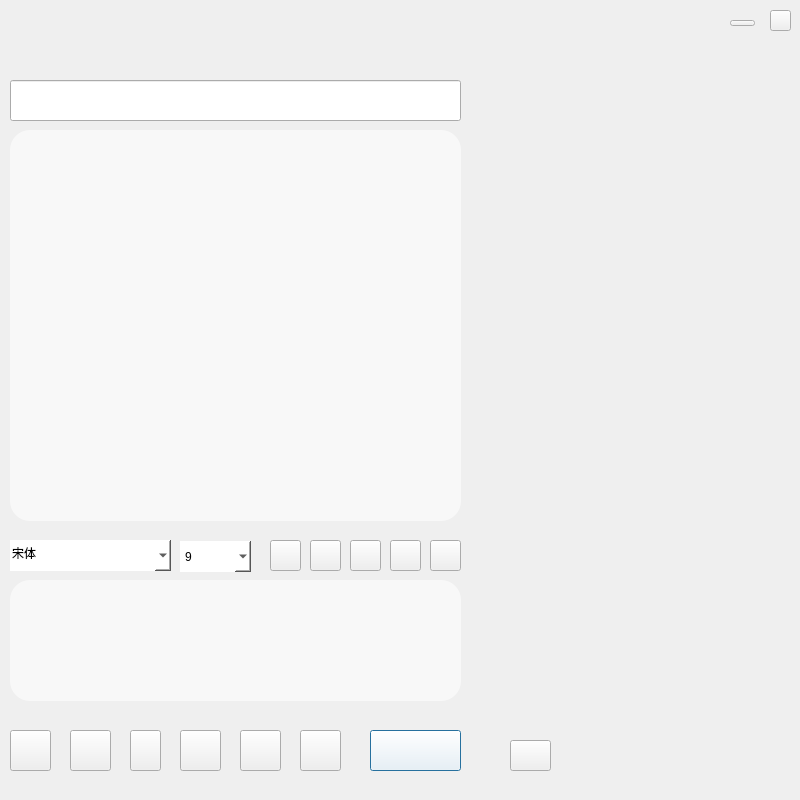
<?xml version="1.0" encoding="UTF-8"?>
<ui version="4.0">
 <class>chat</class>
 <widget class="QDialog" name="chat">
  <property name="geometry">
   <rect>
    <x>0</x>
    <y>0</y>
    <width>800</width>
    <height>800</height>
   </rect>
  </property>
  <property name="windowTitle">
   <string>Dialog</string>
  </property>
  <property name="windowIcon">
   <iconset resource="resource.qrc">
    <normaloff>:/chat/image/icon/icon_title1.png</normaloff>:/chat/image/icon/icon_title1.png</iconset>
  </property>
  <widget class="QFontComboBox" name="fontComboBox">
   <property name="geometry">
    <rect>
     <x>10</x>
     <y>540</y>
     <width>161</width>
     <height>31</height>
    </rect>
   </property>
   <property name="styleSheet">
    <string notr="true">background-color: rgb(255, 255, 255);
border-radius: 20px;</string>
   </property>
   <property name="currentText">
    <string>宋体</string>
   </property>
  </widget>
  <widget class="QComboBox" name="fontSizeComboBox">
   <property name="geometry">
    <rect>
     <x>180</x>
     <y>541</y>
     <width>71</width>
     <height>31</height>
    </rect>
   </property>
   <property name="font">
    <font>
     <pointsize>9</pointsize>
    </font>
   </property>
   <property name="styleSheet">
    <string notr="true">background-color: rgb(255, 255, 255);
border-radius: 20px;
</string>
   </property>
   <property name="currentText">
    <string>9</string>
   </property>
   <item>
    <property name="text">
     <string>9</string>
    </property>
   </item>
   <item>
    <property name="text">
     <string>10</string>
    </property>
   </item>
   <item>
    <property name="text">
     <string>11</string>
    </property>
   </item>
   <item>
    <property name="text">
     <string>12</string>
    </property>
   </item>
   <item>
    <property name="text">
     <string>13</string>
    </property>
   </item>
   <item>
    <property name="text">
     <string>14</string>
    </property>
   </item>
   <item>
    <property name="text">
     <string>15</string>
    </property>
   </item>
   <item>
    <property name="text">
     <string>16</string>
    </property>
   </item>
   <item>
    <property name="text">
     <string>17</string>
    </property>
   </item>
   <item>
    <property name="text">
     <string>18</string>
    </property>
   </item>
   <item>
    <property name="text">
     <string>19</string>
    </property>
   </item>
   <item>
    <property name="text">
     <string>20</string>
    </property>
   </item>
  </widget>
  <widget class="QToolButton" name="textcolor">
   <property name="geometry">
    <rect>
     <x>430</x>
     <y>540</y>
     <width>31</width>
     <height>31</height>
    </rect>
   </property>
   <property name="styleSheet">
    <string notr="true">border-image: url(:/chat/image/icon/icon_color.png);</string>
   </property>
   <property name="text">
    <string/>
   </property>
  </widget>
  <widget class="QPushButton" name="SendButton">
   <property name="geometry">
    <rect>
     <x>370</x>
     <y>730</y>
     <width>91</width>
     <height>41</height>
    </rect>
   </property>
   <property name="styleSheet">
    <string notr="true">background-color: rgb(255, 255, 255);</string>
   </property>
   <property name="text">
    <string/>
   </property>
  </widget>
  <widget class="QPushButton" name="imageButton">
   <property name="geometry">
    <rect>
     <x>240</x>
     <y>730</y>
     <width>41</width>
     <height>41</height>
    </rect>
   </property>
   <property name="styleSheet">
    <string notr="true">border-image: url(:/chat/image/icon/icon_pic.png);</string>
   </property>
   <property name="text">
    <string/>
   </property>
  </widget>
  <widget class="QToolButton" name="textbold">
   <property name="geometry">
    <rect>
     <x>270</x>
     <y>540</y>
     <width>31</width>
     <height>31</height>
    </rect>
   </property>
   <property name="styleSheet">
    <string notr="true">border-image: url(:/chat/image/icon/icon_bold.png);</string>
   </property>
   <property name="text">
    <string/>
   </property>
  </widget>
  <widget class="QToolButton" name="textitalic">
   <property name="geometry">
    <rect>
     <x>310</x>
     <y>540</y>
     <width>31</width>
     <height>31</height>
    </rect>
   </property>
   <property name="styleSheet">
    <string notr="true">border-image: url(:/chat/image/icon/icon_italic.png);</string>
   </property>
   <property name="text">
    <string/>
   </property>
  </widget>
  <widget class="QLabel" name="WatermelonChat">
   <property name="geometry">
    <rect>
     <x>10</x>
     <y>10</y>
     <width>431</width>
     <height>61</height>
    </rect>
   </property>
   <property name="styleSheet">
    <string notr="true">border-image: url(:/chat/image/title.png);</string>
   </property>
   <property name="text">
    <string>&lt;html&gt;&lt;head/&gt;&lt;body&gt;&lt;p align=&quot;center&quot;&gt;&lt;br/&gt;&lt;/p&gt;&lt;/body&gt;&lt;/html&gt;</string>
   </property>
  </widget>
  <widget class="QPushButton" name="emojiButton">
   <property name="geometry">
    <rect>
     <x>10</x>
     <y>730</y>
     <width>41</width>
     <height>41</height>
    </rect>
   </property>
   <property name="styleSheet">
    <string notr="true">border-image: url(:/chat/image/icon/icon_emoji.png);
</string>
   </property>
   <property name="text">
    <string/>
   </property>
  </widget>
  <widget class="QToolButton" name="clear">
   <property name="geometry">
    <rect>
     <x>390</x>
     <y>540</y>
     <width>31</width>
     <height>31</height>
    </rect>
   </property>
   <property name="styleSheet">
    <string notr="true">border-image: url(:/chat/image/icon/icon_del.png);</string>
   </property>
   <property name="text">
    <string/>
   </property>
  </widget>
  <widget class="QPushButton" name="sendfile">
   <property name="geometry">
    <rect>
     <x>180</x>
     <y>730</y>
     <width>41</width>
     <height>41</height>
    </rect>
   </property>
   <property name="styleSheet">
    <string notr="true">border-image: url(:/chat/image/icon/icon_file.png);</string>
   </property>
   <property name="text">
    <string/>
   </property>
  </widget>
  <widget class="QTextEdit" name="textEditRead">
   <property name="geometry">
    <rect>
     <x>10</x>
     <y>130</y>
     <width>451</width>
     <height>391</height>
    </rect>
   </property>
   <property name="styleSheet">
    <string notr="true">background-color: rgb(255, 255, 255, 150);
border-radius: 20px;</string>
   </property>
   <property name="readOnly">
    <bool>true</bool>
   </property>
  </widget>
  <widget class="QPushButton" name="save">
   <property name="geometry">
    <rect>
     <x>300</x>
     <y>730</y>
     <width>41</width>
     <height>41</height>
    </rect>
   </property>
   <property name="styleSheet">
    <string notr="true">border-image: url(:/chat/image/icon/icon_download.png);</string>
   </property>
   <property name="text">
    <string/>
   </property>
  </widget>
  <widget class="QToolButton" name="textUnderline">
   <property name="geometry">
    <rect>
     <x>350</x>
     <y>540</y>
     <width>31</width>
     <height>31</height>
    </rect>
   </property>
   <property name="styleSheet">
    <string notr="true">border-image: url(:/chat/image/icon/icon_underline.png);</string>
   </property>
   <property name="text">
    <string/>
   </property>
  </widget>
  <widget class="QPushButton" name="gameButton">
   <property name="geometry">
    <rect>
     <x>510</x>
     <y>740</y>
     <width>41</width>
     <height>31</height>
    </rect>
   </property>
   <property name="styleSheet">
    <string notr="true">border-image: url(:/chat/image/icon/icon_game.png);</string>
   </property>
   <property name="text">
    <string/>
   </property>
  </widget>
  <widget class="QPushButton" name="textButton">
   <property name="geometry">
    <rect>
     <x>70</x>
     <y>730</y>
     <width>41</width>
     <height>41</height>
    </rect>
   </property>
   <property name="styleSheet">
    <string notr="true">border-image: url(:/chat/image/icon/icon_.png);</string>
   </property>
   <property name="text">
    <string/>
   </property>
  </widget>
  <widget class="QTextEdit" name="textEditWrite">
   <property name="geometry">
    <rect>
     <x>10</x>
     <y>580</y>
     <width>451</width>
     <height>121</height>
    </rect>
   </property>
   <property name="styleSheet">
    <string notr="true">background-color: rgb(255, 255, 255, 150);
border-radius: 20px;</string>
   </property>
  </widget>
  <widget class="QPushButton" name="voiceButton">
   <property name="geometry">
    <rect>
     <x>130</x>
     <y>730</y>
     <width>31</width>
     <height>41</height>
    </rect>
   </property>
   <property name="styleSheet">
    <string notr="true">border-image: url(:/chat/image/icon/icon_voice.png);</string>
   </property>
   <property name="text">
    <string/>
   </property>
  </widget>
  <widget class="QPushButton" name="hideButton">
   <property name="geometry">
    <rect>
     <x>730</x>
     <y>20</y>
     <width>25</width>
     <height>6</height>
    </rect>
   </property>
   <property name="styleSheet">
    <string notr="true">border-image: url(:/chat/image/icon/icon_hide.png);</string>
   </property>
   <property name="text">
    <string/>
   </property>
  </widget>
  <widget class="QPushButton" name="closeButton">
   <property name="geometry">
    <rect>
     <x>770</x>
     <y>10</y>
     <width>21</width>
     <height>21</height>
    </rect>
   </property>
   <property name="styleSheet">
    <string notr="true">border-image: url(:/chat/image/icon/icon_close.png);</string>
   </property>
   <property name="text">
    <string/>
   </property>
  </widget>
  <widget class="QLineEdit" name="label">
   <property name="geometry">
    <rect>
     <x>10</x>
     <y>80</y>
     <width>451</width>
     <height>41</height>
    </rect>
   </property>
   <property name="styleSheet">
    <string notr="true">border-image: url(:/chat/image/icon/background_peopleleft.png);</string>
   </property>
   <property name="text">
    <string/>
   </property>
  </widget>
 </widget>
 <resources>
  <include location="resource.qrc"/>
 </resources>
 <connections/>
</ui>
